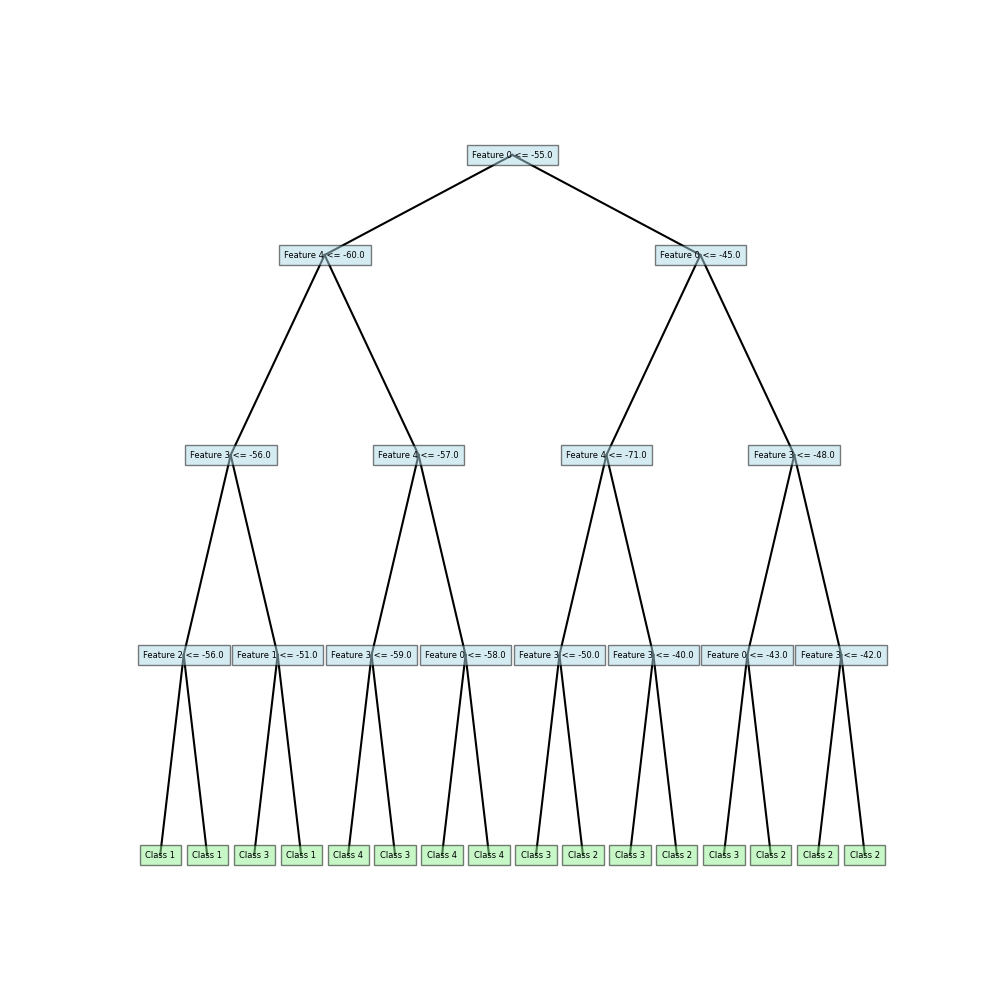

Recreate this plot in Python.
# import of libraries
import numpy as np
import matplotlib.pyplot as plt

 

# global declarations
data_path = "wifi_db/clean_dataset.txt"

initial_data = np.loadtxt(data_path)
#print("initial array", initial_data)


#definition of functions
def entropy(y):
    _, counts = np.unique(y, return_counts=True)
    probabilities = counts / len(y)
    return -np.sum(probabilities * np.log2(probabilities))

def information_gain(X, y, feature_index, threshold):
    mask = X[:, feature_index] <= threshold
    left_y = y[mask]
    right_y = y[~mask]

    if len(left_y) == 0 or len(right_y) == 0:
        return 0

    total_entropy = entropy(y)
    left_entropy = entropy(left_y)
    right_entropy = entropy(right_y)

    left_weight = len(left_y) / len(y)
    right_weight = len(right_y) / len(y)

    return total_entropy - (left_weight * left_entropy + right_weight * right_entropy)

def find_best_split(X, y):
    best_feature = None
    best_threshold = None
    best_gain = -1

    for feature_index in range(X.shape[1]):
        thresholds = np.unique(X[:, feature_index])
        for threshold in thresholds:
            gain = information_gain(X, y, feature_index, threshold)
            if gain > best_gain:
                best_gain = gain
                best_feature = feature_index
                best_threshold = threshold

    return best_feature, best_threshold

def build_tree(X, y, depth=0, max_depth=None):
    if len(set(y)) == 1:
        return {'class': y[0]}

    if max_depth is not None and depth == max_depth:
        return {'class': np.argmax(np.bincount(y))}

    best_feature, best_threshold = find_best_split(X, y)

    if best_feature is None:
        return {'class': np.argmax(np.bincount(y))}

    mask = X[:, best_feature] <= best_threshold
    left_subtree = build_tree(X[mask], y[mask], depth + 1, max_depth)
    right_subtree = build_tree(X[~mask], y[~mask], depth + 1, max_depth)

    return {'feature': best_feature, 'threshold': best_threshold,
            'left': left_subtree, 'right': right_subtree}

def predict_tree(tree, X):
    if 'class' in tree:
        return tree['class']
    if X[tree['feature']] <= tree['threshold']:
        return predict_tree(tree['left'], X)
    else:
        return predict_tree(tree['right'], X)

def plot_tree_manual(tree, x=0, y=0, layer=1, max_depth=4):
    if 'class' in tree:
        plt.text(x, y, f'Class {tree["class"]}', bbox=dict(facecolor='lightgreen', alpha=0.5),
                 ha='center', va='center', fontsize=10)
    else:
        plt.text(x, y, f'Feature {tree["feature"]} <= {tree["threshold"]}', bbox=dict(facecolor='lightblue', alpha=0.5),
                 ha='center', va='center', fontsize=10)

        if layer < max_depth:
            dx = 10 / 2**layer
            dy = 1.5  # Vertical spacing

            # Draw left child
            plt.plot([x, x-dx], [y, y-dy], 'k-')
            plot_tree_manual(tree['left'], x-dx, y-dy, layer+1, max_depth)

            # Draw right child
            plt.plot([x, x+dx], [y, y-dy], 'k-')
            plot_tree_manual(tree['right'], x+dx, y-dy, layer+1, max_depth)

# Example usage
# Assuming X and y are your data
# X should be a 2D numpy array with features (x1-x7)
# y should be a 1D numpy array with labels (group 1-4)

X = initial_data[:, :-1]  # Select all rows, and all columns except the last one
y = initial_data[:, -1]   # Select all rows, and only the last column
y = y.astype('int64')

tree = build_tree(X, y, max_depth=3)  # Build tree with max depth of 3
predictions = [predict_tree(tree, x) for x in X]

#print_tree(tree)
accuracy = np.sum(predictions == y) / len(y)
print(f'Accuracy: {accuracy}')

# Assuming 'tree' is your built decision tree
plt.figure(figsize=(10, 10))
plt.axis('off')
plot_tree_manual(tree)
plt.savefig('decision_tree.png')


print("complete")